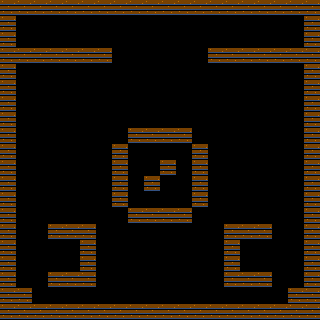

This is a level from a 2D game, rendered from its Tiled map with the project's own tilesets. A one-line summary and the complete map file follow:
An orthogonal 20x20 tile map with 16x16 px tiles, 1 tile layer (WALLS) and 3 objects (2x slime_spawn, player).

<map version="1.8" tiledversion="1.8.2" orientation="orthogonal" renderorder="right-down" width="20" height="20" tilewidth="16" tileheight="16" infinite="0" nextlayerid="4" nextobjectid="7">
 <tileset firstgid="1" source="acid_tiles.tsx" />
 <layer id="1" name="WALLS" width="20" height="20">
  <data encoding="csv">
2,2,2,2,2,2,2,2,2,2,2,2,2,2,2,2,2,2,2,2,
2,12,0,0,0,0,0,0,0,0,0,0,0,0,0,0,0,0,12,2,
2,0,0,0,0,0,0,0,0,0,0,0,0,0,0,0,0,0,0,2,
2,2,2,2,2,2,2,0,0,0,0,0,0,2,2,2,2,2,2,2,
2,0,0,0,0,0,0,0,12,12,12,12,0,0,0,0,0,0,0,2,
2,0,0,12,12,0,0,0,12,0,0,0,0,0,0,12,12,0,0,2,
2,0,0,0,0,0,0,0,12,12,12,12,0,0,0,0,0,0,0,2,
2,0,0,0,0,0,0,0,0,0,0,0,0,0,0,0,0,0,0,2,
2,0,0,0,0,0,0,12,2,2,2,2,12,0,0,0,0,0,0,2,
2,0,0,0,0,12,0,2,0,0,0,0,2,0,12,0,0,0,0,2,
2,0,0,0,0,12,0,2,0,0,2,0,2,0,12,0,0,0,0,2,
2,0,0,0,0,12,0,2,0,2,0,0,2,0,12,0,0,0,0,2,
2,0,0,0,0,12,0,2,0,0,0,0,2,0,12,0,0,0,0,2,
2,0,0,0,0,0,0,12,2,2,2,2,12,0,0,0,0,0,0,2,
2,0,0,2,2,2,0,0,0,0,0,0,0,0,2,2,2,0,0,2,
2,0,0,0,0,2,0,0,12,12,12,12,0,0,2,0,0,0,0,2,
2,0,0,0,0,2,0,0,0,0,0,0,0,0,2,0,0,0,0,2,
2,0,0,2,2,2,0,0,0,0,0,0,0,0,2,2,2,0,0,2,
2,2,0,0,0,0,0,0,0,0,0,0,0,0,0,0,0,0,2,2,
2,2,2,2,2,2,2,2,2,2,2,2,2,2,2,2,2,2,2,2
</data>
 </layer>
 <objectgroup id="2" name="OBJ">
  <object id="1" name="slime_spawn" type="slime_spawn" x="160" y="176" width="16" height="16" />
  <object id="4" name="player" type="player" x="144" y="80" width="16" height="16" />
  <object id="6" name="slime_spawn" type="slime_spawn" x="144" y="160" width="16" height="16" />
 </objectgroup>
</map>